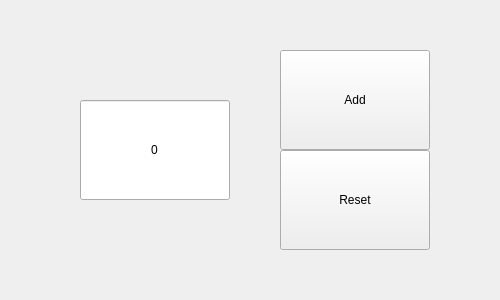
<?xml version="1.0" encoding="UTF-8"?>
<ui version="4.0">
 <class>MainWindow</class>
 <widget class="QMainWindow" name="MainWindow">
  <property name="geometry">
   <rect>
    <x>0</x>
    <y>0</y>
    <width>500</width>
    <height>300</height>
   </rect>
  </property>
  <property name="windowTitle">
   <string>MainWindow</string>
  </property>
  <widget class="QWidget" name="centralwidget">
   <widget class="QPushButton" name="Add">
    <property name="geometry">
     <rect>
      <x>280</x>
      <y>50</y>
      <width>150</width>
      <height>100</height>
     </rect>
    </property>
    <property name="text">
     <string>Add</string>
    </property>
   </widget>
   <widget class="QPushButton" name="Reset">
    <property name="geometry">
     <rect>
      <x>280</x>
      <y>150</y>
      <width>150</width>
      <height>100</height>
     </rect>
    </property>
    <property name="text">
     <string>Reset</string>
    </property>
   </widget>
   <widget class="QLineEdit" name="Number">
    <property name="geometry">
     <rect>
      <x>80</x>
      <y>100</y>
      <width>150</width>
      <height>100</height>
     </rect>
    </property>
    <property name="text">
     <string>0</string>
    </property>
    <property name="alignment">
     <set>Qt::AlignmentFlag::AlignCenter</set>
    </property>
    <property name="readOnly">
     <bool>true</bool>
    </property>
   </widget>
  </widget>
 </widget>
 <resources/>
 <connections/>
</ui>
